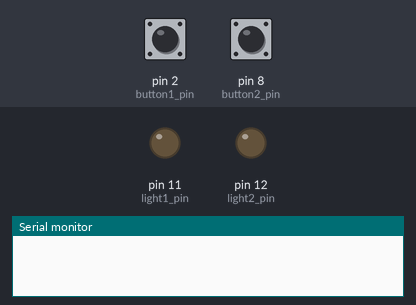
A sketch run on a simulated Arduino Uno, built with avr-gcc and run on an emulated ATmega328P. Shown: output pins drawn as LEDs (lit = HIGH), the last lines printed to the serial monitor. Inputs (shaded band) come from the test bench; at power-on: pin 8 (button2_pin) HIGH, pin 2 (button1_pin) HIGH.

Above: at 1.2 s.
1.3 s: pin 8 (button2_pin) pulled LOW for 0.15 s
At 2.3 s:
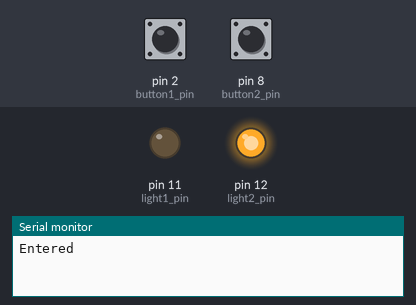
2.9 s: pin 2 (button1_pin) pulled LOW for 0.15 s
At 4.0 s:
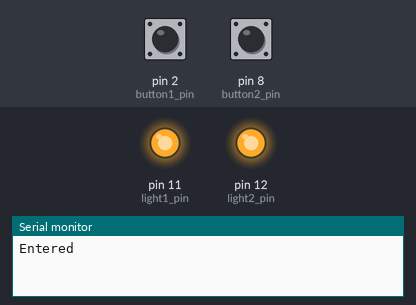
4.5 s: pin 8 (button2_pin) pulled LOW for 1 s
At 6.0 s:
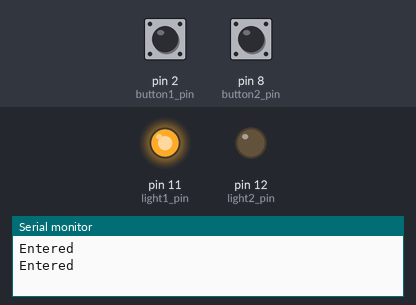
7.0 s: pin 8 (button2_pin) pulled LOW for 3.2 s
At 10.8 s:
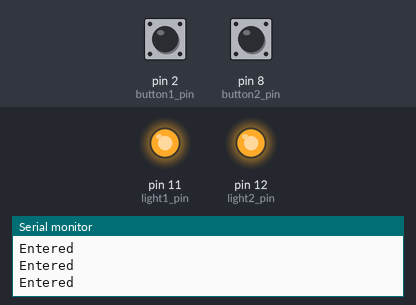
11.7 s: pin 2 (button1_pin) pulled LOW for 1 s
At 13.1 s:
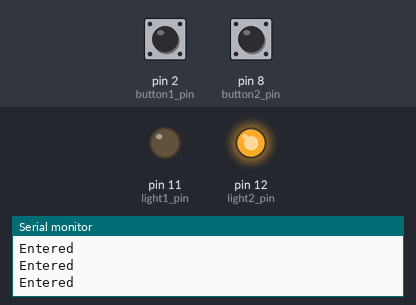
Timing chart, 0 to 14.7 s (numbered marks = the images above; inputs shaded):
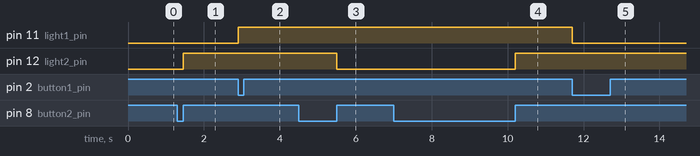

Measured:
- after the input at 1.3 s, pin 12 (light2_pin): LOW → HIGH after 0.15 s
- after the input at 2.9 s, pin 11 (light1_pin): LOW → HIGH at once
- after the input at 4.5 s, pin 12 (light2_pin): HIGH → LOW after 1.0 s
- after the input at 7.0 s, pin 12 (light2_pin): LOW → HIGH after 3.2 s
- after the input at 11.7 s, pin 11 (light1_pin): HIGH → LOW at once

The sketch:

Push_Button_interrupt.ino
```cpp
const int light1_pin = 11, light2_pin = 12;
const int button1_pin = 2, button2_pin = 8;

void light1(){
  static int toggle = 1 ;
  digitalWrite(light1_pin, toggle);
  toggle = !toggle;
}

// PORT B ISR function
ISR (PCINT0_vect){
  static int toggle = 1 ;
  // the ISR will be entered twice, we just need one toggle, so add if statment just for rising edge case
  if(digitalRead(button2_pin)) {
    digitalWrite(light2_pin, toggle);
    toggle = !toggle;
    Serial.println("Entered");
  }
}

void setup() {
  //================PINMODE================

  pinMode(light1_pin, OUTPUT);
  pinMode(light2_pin, OUTPUT);
  pinMode(button1_pin, INPUT_PULLUP);
  pinMode(button2_pin, INPUT_PULLUP);

  //================Interrupt================

  PCICR = 0X1;  // Enable PORT B
  PCMSK0 = 0X1; // Enable pin D8 ;


  attachInterrupt(digitalPinToInterrupt(button1_pin), light1, FALLING); // Connect pin2 in the hardware way

  Serial.begin(9600);
}

void loop() {

}
```
